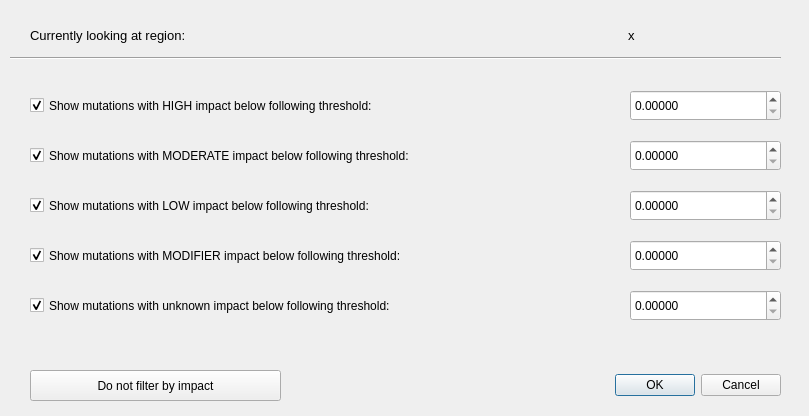
<?xml version="1.0" encoding="UTF-8"?>
<ui version="4.0">
 <class>impactFilter</class>
 <widget class="QDialog" name="impactFilter">
  <property name="geometry">
   <rect>
    <x>0</x>
    <y>0</y>
    <width>809</width>
    <height>416</height>
   </rect>
  </property>
  <property name="windowTitle">
   <string>Dialog</string>
  </property>
  <widget class="QDialogButtonBox" name="buttonBox">
   <property name="geometry">
    <rect>
     <x>290</x>
     <y>370</y>
     <width>491</width>
     <height>31</height>
    </rect>
   </property>
   <property name="orientation">
    <enum>Qt::Horizontal</enum>
   </property>
   <property name="standardButtons">
    <set>QDialogButtonBox::Cancel|QDialogButtonBox::Ok</set>
   </property>
  </widget>
  <widget class="QDoubleSpinBox" name="HIGH_impact">
   <property name="geometry">
    <rect>
     <x>630</x>
     <y>90</y>
     <width>151</width>
     <height>31</height>
    </rect>
   </property>
   <property name="decimals">
    <number>5</number>
   </property>
   <property name="maximum">
    <double>1.000000000000000</double>
   </property>
   <property name="singleStep">
    <double>0.010000000000000</double>
   </property>
  </widget>
  <widget class="QDoubleSpinBox" name="MODERATE_impact">
   <property name="geometry">
    <rect>
     <x>630</x>
     <y>140</y>
     <width>151</width>
     <height>31</height>
    </rect>
   </property>
   <property name="decimals">
    <number>5</number>
   </property>
   <property name="maximum">
    <double>1.000000000000000</double>
   </property>
   <property name="singleStep">
    <double>0.010000000000000</double>
   </property>
  </widget>
  <widget class="QDoubleSpinBox" name="LOW_impact">
   <property name="geometry">
    <rect>
     <x>630</x>
     <y>190</y>
     <width>151</width>
     <height>31</height>
    </rect>
   </property>
   <property name="decimals">
    <number>5</number>
   </property>
   <property name="maximum">
    <double>1.000000000000000</double>
   </property>
   <property name="singleStep">
    <double>0.010000000000000</double>
   </property>
  </widget>
  <widget class="QDoubleSpinBox" name="MODIFIER_impact">
   <property name="geometry">
    <rect>
     <x>630</x>
     <y>240</y>
     <width>151</width>
     <height>31</height>
    </rect>
   </property>
   <property name="decimals">
    <number>5</number>
   </property>
   <property name="maximum">
    <double>1.000000000000000</double>
   </property>
   <property name="singleStep">
    <double>0.010000000000000</double>
   </property>
  </widget>
  <widget class="QLabel" name="label_region">
   <property name="geometry">
    <rect>
     <x>628</x>
     <y>20</y>
     <width>151</width>
     <height>31</height>
    </rect>
   </property>
   <property name="font">
    <font>
     <pointsize>10</pointsize>
    </font>
   </property>
   <property name="text">
    <string>x</string>
   </property>
  </widget>
  <widget class="QLabel" name="region_label">
   <property name="geometry">
    <rect>
     <x>30</x>
     <y>20</y>
     <width>271</width>
     <height>31</height>
    </rect>
   </property>
   <property name="font">
    <font>
     <pointsize>10</pointsize>
    </font>
   </property>
   <property name="text">
    <string>Currently looking at region:</string>
   </property>
  </widget>
  <widget class="Line" name="line">
   <property name="geometry">
    <rect>
     <x>10</x>
     <y>50</y>
     <width>771</width>
     <height>16</height>
    </rect>
   </property>
   <property name="orientation">
    <enum>Qt::Horizontal</enum>
   </property>
  </widget>
  <widget class="QPushButton" name="resetButton">
   <property name="geometry">
    <rect>
     <x>30</x>
     <y>370</y>
     <width>251</width>
     <height>31</height>
    </rect>
   </property>
   <property name="toolTip">
    <string/>
   </property>
   <property name="toolTipDuration">
    <number>-1</number>
   </property>
   <property name="text">
    <string>Do not filter by impact</string>
   </property>
  </widget>
  <widget class="QDoubleSpinBox" name="unknown_impact">
   <property name="geometry">
    <rect>
     <x>630</x>
     <y>290</y>
     <width>151</width>
     <height>31</height>
    </rect>
   </property>
   <property name="decimals">
    <number>5</number>
   </property>
   <property name="minimum">
    <double>0.000000000000000</double>
   </property>
   <property name="maximum">
    <double>1.000000000000000</double>
   </property>
   <property name="singleStep">
    <double>0.010000000000000</double>
   </property>
  </widget>
  <widget class="QCheckBox" name="ShowUNKNOWN">
   <property name="geometry">
    <rect>
     <x>30</x>
     <y>290</y>
     <width>591</width>
     <height>31</height>
    </rect>
   </property>
   <property name="text">
    <string>Show mutations with unknown impact below following threshold:</string>
   </property>
   <property name="checked">
    <bool>true</bool>
   </property>
  </widget>
  <widget class="QCheckBox" name="ShowMODIFIER">
   <property name="geometry">
    <rect>
     <x>30</x>
     <y>240</y>
     <width>591</width>
     <height>31</height>
    </rect>
   </property>
   <property name="text">
    <string>Show mutations with MODIFIER impact below following threshold:</string>
   </property>
   <property name="checked">
    <bool>true</bool>
   </property>
  </widget>
  <widget class="QCheckBox" name="ShowLOW">
   <property name="geometry">
    <rect>
     <x>30</x>
     <y>190</y>
     <width>591</width>
     <height>31</height>
    </rect>
   </property>
   <property name="text">
    <string>Show mutations with LOW impact below following threshold:</string>
   </property>
   <property name="checked">
    <bool>true</bool>
   </property>
  </widget>
  <widget class="QCheckBox" name="ShowMODERATE">
   <property name="geometry">
    <rect>
     <x>30</x>
     <y>140</y>
     <width>591</width>
     <height>31</height>
    </rect>
   </property>
   <property name="text">
    <string>Show mutations with MODERATE impact below following threshold:</string>
   </property>
   <property name="checked">
    <bool>true</bool>
   </property>
  </widget>
  <widget class="QCheckBox" name="ShowHIGH">
   <property name="geometry">
    <rect>
     <x>30</x>
     <y>90</y>
     <width>591</width>
     <height>31</height>
    </rect>
   </property>
   <property name="text">
    <string>Show mutations with HIGH impact below following threshold:</string>
   </property>
   <property name="checked">
    <bool>true</bool>
   </property>
  </widget>
 </widget>
 <resources/>
 <connections>
  <connection>
   <sender>buttonBox</sender>
   <signal>accepted()</signal>
   <receiver>impactFilter</receiver>
   <slot>accept()</slot>
   <hints>
    <hint type="sourcelabel">
     <x>248</x>
     <y>254</y>
    </hint>
    <hint type="destinationlabel">
     <x>157</x>
     <y>274</y>
    </hint>
   </hints>
  </connection>
  <connection>
   <sender>buttonBox</sender>
   <signal>rejected()</signal>
   <receiver>impactFilter</receiver>
   <slot>reject()</slot>
   <hints>
    <hint type="sourcelabel">
     <x>316</x>
     <y>260</y>
    </hint>
    <hint type="destinationlabel">
     <x>286</x>
     <y>274</y>
    </hint>
   </hints>
  </connection>
  <connection>
   <sender>resetButton</sender>
   <signal>clicked()</signal>
   <receiver>impactFilter</receiver>
   <slot>accept()</slot>
   <hints>
    <hint type="sourcelabel">
     <x>155</x>
     <y>345</y>
    </hint>
    <hint type="destinationlabel">
     <x>279</x>
     <y>197</y>
    </hint>
   </hints>
  </connection>
 </connections>
</ui>
